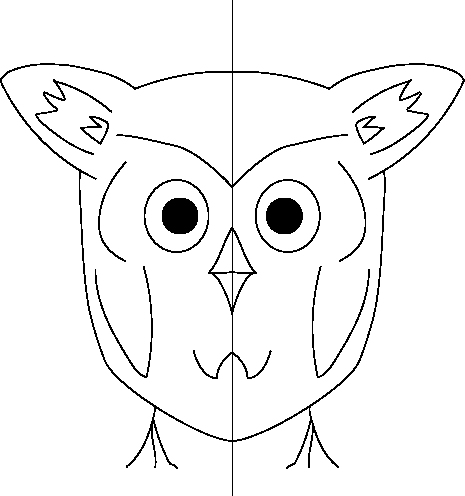
#> input picture test.png, 465 x 496 px
$ python main.py
#> lines starting #> are read from the running program, lines starting #| are printed output that depends on the picture; after the words box and inside, x2 and y2 are one past the last pixel; in counts of white or black regions, pixels touching at a corner belong together
import cv2
import numpy as np
import os
from stl import mesh
import heapq
from collections import defaultdict

def generate_3d_model(image_path, output_path, target_faces=1000):
#> called with image_path = 'test.png', output_path = 'output_model_with_boundary.stl', target_faces = 1000
    if not os.path.exists(image_path):
        raise FileNotFoundError(f"Image file not found: {image_path}")

    # 画像をRGBで読み込む
    image = cv2.imread(image_path, cv2.IMREAD_COLOR)
#> image is the input picture: shape (496, 465, 3); 95.2% white; 13 black regions, largest, box (x1, y1, x2, y2) and area: (0, 0, 465, 496) 5366, (266, 198, 303, 234) 1082, (162, 198, 198, 234) 1076
    if image is None:
        raise ValueError(f"Failed to load image: {image_path}")

    # 画像をグレースケールに変換する
    gray_image = cv2.cvtColor(image, cv2.COLOR_BGR2GRAY)

    # 画像の寸法を取得する
    height, width = gray_image.shape
#> height = 496; width = 465

    # 画像に最大の円を描く
    center = (width // 2, height // 2)
#> center = (232, 248)
    radius = min(center)
#> radius = 232
    thickness = 2  # 線がつながるように厚さを増やす
    cv2.circle(gray_image, center, radius, (0, 0, 0), thickness)  # 白色
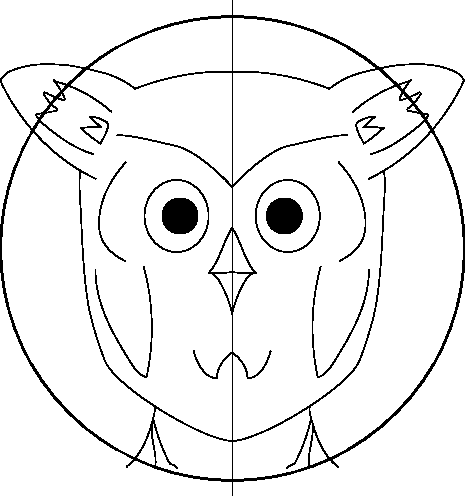
#> gray_image: shape (496, 465); 93.3% white; 11 black regions, largest, box (x1, y1, x2, y2) and area: (0, 0, 465, 496) 10521, (266, 198, 303, 234) 1082, (162, 198, 198, 234) 1076

    # 円のマスクを作成する
    mask = np.zeros_like(gray_image)
    cv2.circle(mask, center, radius, (255, 255, 255), -1)
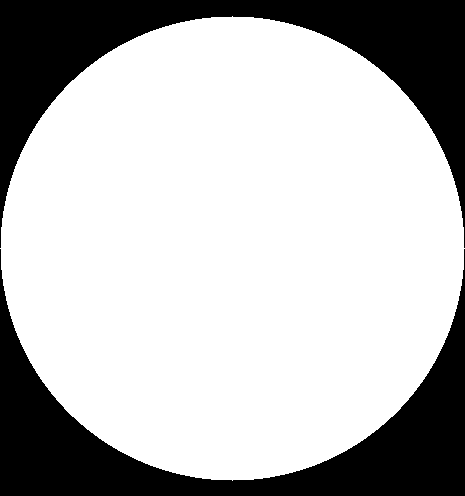
#> mask: shape (496, 465); 73.3% white; 2 black regions, box (x1, y1, x2, y2) and area: (0, 0, 465, 248) 31028, (0, 249, 465, 496) 30563

    # 円の外側を緑色（高さ0）に設定する
    gray_image[mask == 0] = 0
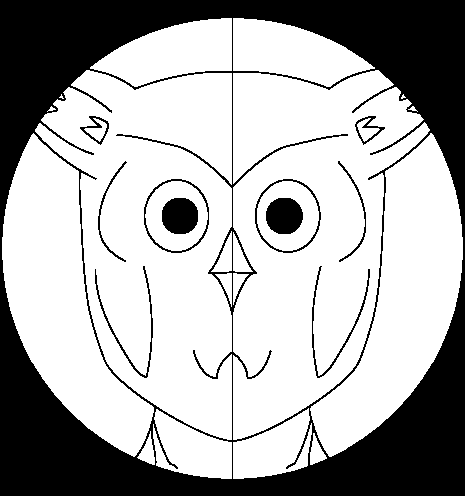
#> gray_image: shape (496, 465); 67.9% white; 11 black regions, largest, box (x1, y1, x2, y2) and area: (0, 0, 465, 496) 69187, (266, 198, 303, 234) 1082, (162, 198, 198, 234) 1076

    # 画像を平滑化するためにガウシアンブラーを適用する
    blurred_image = gray_image#cv2.GaussianBlur(gray_image, (5, 5), 0)

    # ピクセル値を0から1の範囲に正規化する
    normalized_image = blurred_image / 255.0

    # 正規化された値を0mmから3mmの範囲にスケーリングする
    z = normalized_image * 3.0

    # 画像の寸法を取得する
    height, width = normalized_image.shape

    # 3Dメッシュグリッドを作成する
    x, y = np.meshgrid(np.arange(width), np.arange(height))

    # 頂点を作成する
    vertices = np.zeros((height * width, 3))
    vertices[:, 0] = x.flatten()
    vertices[:, 1] = y.flatten()
    vertices[:, 2] = z.flatten()

    # 面を作成する
    faces = []
    for i in range(height - 1):
        for j in range(width - 1):
            idx = i * width + j
            if mask[i, j] == 255 and mask[i + 1, j] == 255 and mask[i, j + 1] == 255 and mask[i + 1, j + 1] == 255:
                faces.append([idx, idx + width, idx + 1])
                faces.append([idx + 1, idx + width, idx + width + 1])

    # 外縁を滑らかにするために対角線の面を追加する
    for i in range(height - 1):
        for j in range(width - 1):
            idx = i * width + j
            if mask[i, j] == 255 and (mask[i + 1, j] == 0 or mask[i, j + 1] == 0):
                if mask[i + 1, j] == 0 and mask[i, j + 1] == 255:
                    faces.append([idx, idx, idx + 1])
                if mask[i, j + 1] == 0 and mask[i + 1, j] == 255:
                    faces.append([idx, idx, idx + width])

    # QEMアルゴリズム
    def compute_quadric(v1, v2, v3):
        normal = np.cross(v2 - v1, v3 - v1)
        norm = np.linalg.norm(normal)
        if norm == 0:
            return np.zeros((4, 4))
        normal = normal / norm
        d = -np.dot(normal, v1)
        q = np.outer(normal, normal)
        q = np.pad(q, ((0, 1), (0, 1)), mode='constant', constant_values=0)
        q[3, 3] = d * d
        return q

    def compute_error(q, v):
        v_hom = np.append(v, 1)
        return np.dot(v_hom, np.dot(q, v_hom))

    def collapse_edge(v1, v2, q1, q2):
        q = q1 + q2
        try:
            v_new = np.linalg.solve(q[:3, :3], -q[:3, 3])
        except np.linalg.LinAlgError:
            v_new = (v1 + v2) / 2
        return v_new

    quadrics = [np.zeros((4, 4)) for _ in range(len(vertices))]
    for face in faces:
        v1, v2, v3 = vertices[face[0]], vertices[face[1]], vertices[face[2]]
        q = compute_quadric(v1, v2, v3)
        quadrics[face[0]] += q
        quadrics[face[1]] += q
        quadrics[face[2]] += q

    edge_queue = []
    edge_map = {}
    for i, face in enumerate(faces):
        for j in range(3):
            v1, v2 = sorted([face[j], face[(j + 1) % 3]])
            if (v1, v2) not in edge_map:
                edge_map[(v1, v2)] = i
                error = compute_error(quadrics[v1] + quadrics[v2], (vertices[v1] + vertices[v2]) / 2)
                heapq.heappush(edge_queue, (error, v1, v2))

    while len(faces) > target_faces and edge_queue:
        error, v1, v2 = heapq.heappop(edge_queue)
        if v1 not in vertices or v2 not in vertices:
            continue
        v_new = collapse_edge(vertices[v1], vertices[v2], quadrics[v1], quadrics[v2])
        vertices[v1] = v_new
        quadrics[v1] += quadrics[v2]
        vertices[v2] = None
        for i, face in enumerate(faces):
            if v2 in face:
                face[face.index(v2)] = v1
            if len(set(face)) < 3:
                faces.pop(i)

    vertices = [v for v in vertices if v is not None]
    faces = [face for face in faces if len(set(face)) == 3]

    # メッシュを作成する
    faces = np.array(faces)
    model_mesh = mesh.Mesh(np.zeros(faces.shape[0], dtype=mesh.Mesh.dtype))
    for i, face in enumerate(faces):
        for j in range(3):
            model_mesh.vectors[i][j] = vertices[face[j]]

    # メッシュをファイルに保存する
    try:
        model_mesh.save(output_path)
    except Exception as e:
        print(f"Failed to save the mesh: {e}")

    # エッジの出現回数を数える
    edge_count = defaultdict(int)
    for face in faces:
        for i in range(3):
            v1, v2 = sorted([face[i], face[(i + 1) % 3]])
            edge_count[(v1, v2)] += 1

    # 一度だけ出現するエッジを見つける
    boundary_edges = [edge for edge, count in edge_count.items() if count == 1]
    print("Boundary edges:", boundary_edges)

    # 境界エッジから頂点を抽出する
    boundary_vertices = set()
    for v1, v2 in boundary_edges:
        boundary_vertices.add(v1)
        boundary_vertices.add(v2)

    boundary_vertices = list(boundary_vertices)
    print("Boundary vertices:", boundary_vertices)

    # 境界頂点の1cm上に新しい頂点を作成する
    height_offset = 10.0 + 1.0  # 1cm = 10mm
    new_vertices = []
    for v in boundary_vertices:
        new_vertex = np.copy(vertices[v])
        new_vertex[2] = height_offset
        new_vertices.append(new_vertex)

    new_vertices = np.array(new_vertices)
    vertices = np.vstack((vertices, new_vertices))

    # 新しい頂点のリストを表示する
    print("New vertices:", new_vertices)

    # 新しい頂点とエッジのリストを保存する
    new_vertex_list = new_vertices.tolist()
    new_edges = [(i, (i + 1) % len(new_vertices)) for i in range(len(new_vertices))]
    print("New vertex list:", new_vertex_list)
    print("New edges:", new_edges)

    # 新しい頂点と元の頂点の間に面を作成する
    new_faces = []
    num_boundary_vertices = len(boundary_vertices)
    num_vertices = len(vertices) - num_boundary_vertices
    for i in range(num_boundary_vertices):
        v1 = boundary_vertices[i]
        v2 = boundary_vertices[(i + 1) % num_boundary_vertices]
        v1_new = num_vertices + i
        v2_new = num_vertices + (i + 1) % num_boundary_vertices
        new_faces.append([v1, v2, v1_new])
        new_faces.append([v2, v2_new, v1_new])

    # 古い面と新しい面を結合する
    all_faces = np.vstack((faces, new_faces))

    # 最終的なメッシュを作成する
    final_mesh = mesh.Mesh(np.zeros(all_faces.shape[0], dtype=mesh.Mesh.dtype))
    for i, face in enumerate(all_faces):
        for j in range(3):
            final_mesh.vectors[i][j] = vertices[face[j]]

    # 最終的なメッシュをファイルに保存する
    try:
        final_mesh.save(output_path)
        print(f"Mesh saved to {output_path}")
    except Exception as e:
        print(f"Failed to save the mesh: {e}")

# 使用例
image_path = 'test.png'
output_path = 'output_model_with_boundary.stl'
target_faces = 1000  # 面の目標数を設定するためにこの値を調整する
#> (the run stopped early here; a loop or call above may not have finished)
